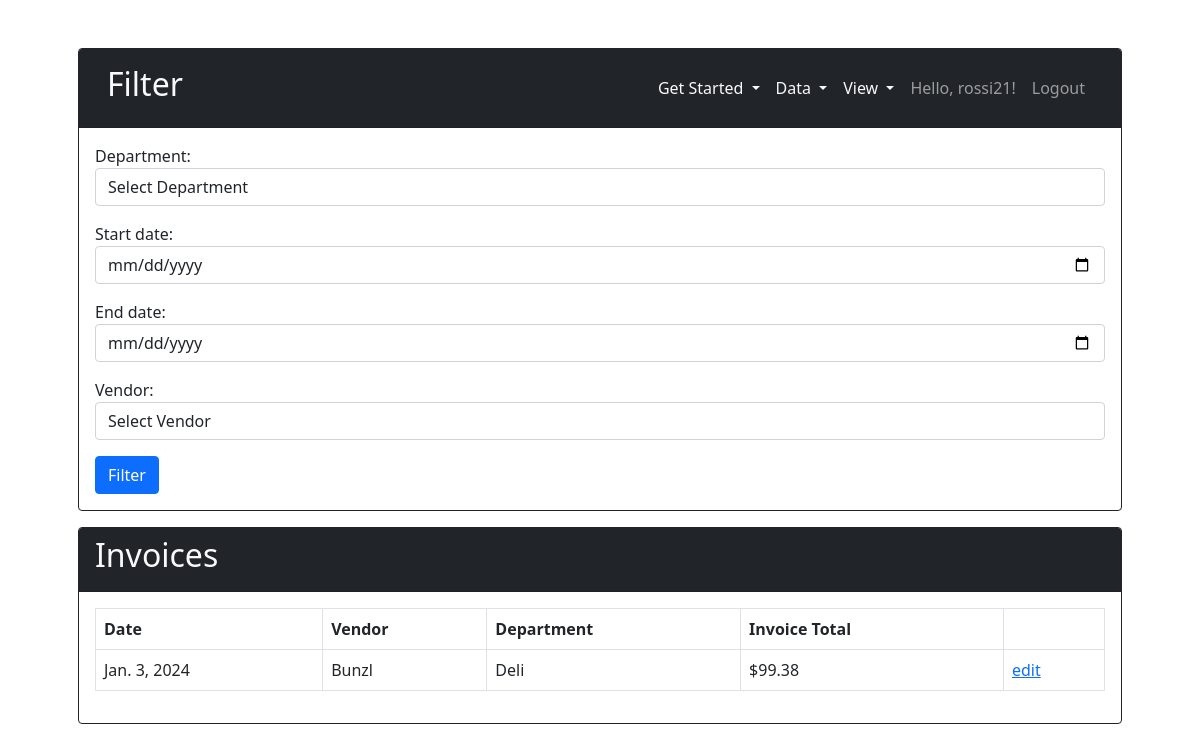
The page / (signed in) on the database as committed earlier.
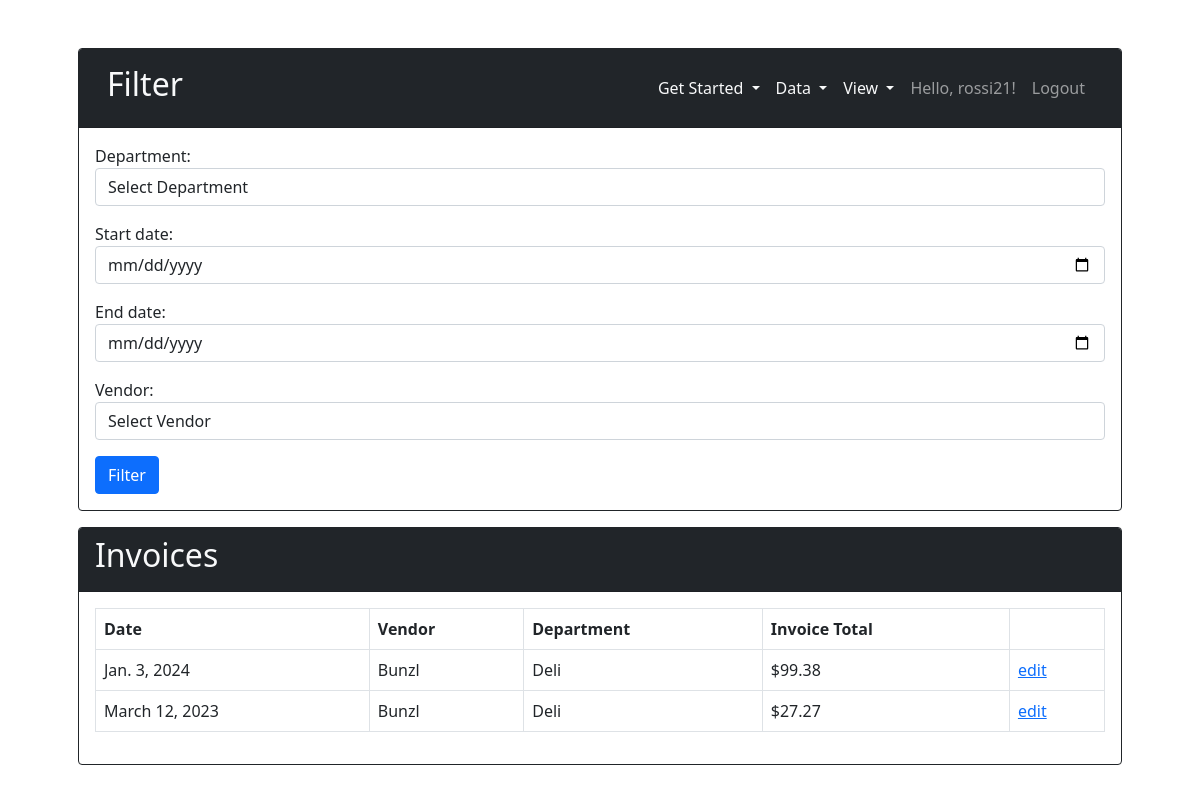
The same page on the database as committed later.
### invoice_app/models.py (models this page shows, shortened)
class Invoice(models.Model):
    user = models.ForeignKey(User, null=True, on_delete=models.CASCADE)
    vendor = models.ForeignKey(
        'Vendor', on_delete=models.CASCADE, null=True, blank=True)
    department = models.ForeignKey(
        'Department', on_delete=models.CASCADE, null=True, blank=True)
    total = models.FloatField()
    date = models.DateField()
    created_at = models.DateTimeField(auto_now_add=True)

class Vendor(models.Model):
    user = models.ForeignKey(User, null=True, on_delete=models.CASCADE)
    name = models.CharField(max_length=128)
    def __str__(self):
        return str(self.name)

class Department(models.Model):
    user = models.ForeignKey(User, null=True, on_delete=models.CASCADE)
    name = models.CharField(max_length=128)
    number = models.IntegerField()
    def __str__(self):
        return str(self.name)

### invoice_app/views.py (the view, shortened to what this page needs)
# urls.py: path('', views.home, name="home"),
@login_required
def home(request):
    departments = Department.objects.filter(user=request.user)
    invoices = Invoice.objects.filter(user=request.user)
    form = InvoiceFilterForm()
    total_sum = 0
    context = {
        'invoices': invoices,
        'form': form,
        'total_sum': total_sum,
        'departments': departments,
    }
    return render(request, 'index.html', context)

### invoice_app/forms.py
class InvoiceFilterForm(forms.Form):
    department = forms.ModelChoiceField(queryset=Department.objects.all(
    ), required=False, label='Department', empty_label='Select Department')
    date_start = forms.DateField(required=False, label='Start date', widget=forms.DateInput(
        attrs={'type': 'date', 'class': 'form-control'}))
    date_end = forms.DateField(required=False, label='End date', widget=forms.DateInput(
        attrs={'type': 'date', 'class': 'form-control'}))
    vendor_name = forms.ModelChoiceField(queryset=Vendor.objects.all(
    ), required=False, label='Vendor', empty_label="Select Vendor")
    def __init__(self, *args, **kwargs):
        super().__init__(*args, **kwargs)
        self.fields['department'].widget.attrs.update(
            {'class': 'form-control'})
        self.fields['vendor_name'].widget.attrs.update(
            {'class': 'form-control'})
        self.fields['date_start'].widget.attrs.update(
            {'class': 'form-control'})
        self.fields['date_end'].widget.attrs.update(
            {'class': 'form-control'})

### invoice_app/templates/index.html (shortened to what this page needs)
{% extends 'main.html' %}
{% block content %}
<div class="container p-5">
    <div class="card border border-dark">
        <div class="card-header bg-dark">
            {% include 'navbar.html' %}
        </div>
        <div class="card-body">
            <form method="post" action="{% url 'home' %}">
                {{ form.as_p }}
                <button class="btn btn-primary" type="submit">Filter</button>
            </form>
        </div>
    </div>
    <div class="card border border-dark mt-3">
        <div class="card-header bg-dark d-flex justify-content-between align-items-center">
            <h2 class="text-light">Invoices</h2>
        </div>
        <div class="card-body">
            {% if invoices %}
                <table id="invoiceTable" class="table table-bordered">
                    <thead>
                        <tr>
                            <th>Date</th>
                            <th>Vendor</th>
                            <th>Department</th>
                            <th>Invoice Total</th>
                            <th></th>
                        </tr>
                    </thead>
                    <tbody>
                        {% for invoice in invoices %}
                            <tr>
                                <td>{{ invoice.date }}</td>
                                <td>{{ invoice.vendor }}</td>
                                <td>{{ invoice.department }}</td>
                                <td>${{ invoice.total }}</td>
                                <td><a href="{% url 'update-invoice' invoice.id %}">edit</a></td>
                            </tr>
                        {% endfor %}
                    </tbody>
                </table>
            {% else %}
                <p>No invoices match the selected criteria.</p>
            {% endif %}
        </div>
    </div>
</div>
{% endblock %}

### invoice_app/templates/main.html (shortened to what this page needs)
<!DOCTYPE html>
<html lang="en">
<head>
    {% load static %}
    <link href="https://cdn.jsdelivr.net/npm/bootstrap@5.0.0/dist/css/bootstrap.min.css" rel="stylesheet" >
</head>
<body >
    {% block content %}
    {% endblock %}
</body>
</html>

### invoice_app/templates/navbar.html (shortened to what this page needs)
<nav class="navbar navbar-dark bg-dark navbar-expand-lg">
    <div class="container-fluid">
        <h2><a class="text-decoration-none text-light" href="{% url 'home' %}">Filter</a></h2>
        <div class="collapse navbar-collapse" id="navbarNavDropdown">
            <ul class="navbar-nav ms-auto">
                <li class="nav-item dropdown">
                    <a class="nav-link dropdown-toggle text-light" href="#" role="button" data-bs-toggle="dropdown" aria-expanded="false">
                        Get Started
                    </a>
                </li>
                <li class="nav-item dropdown">
                    <a class="nav-link dropdown-toggle text-light" href="#" role="button" data-bs-toggle="dropdown" aria-expanded="false">
                        Data
                    </a>
                </li>
                <li class="nav-item dropdown">
                    <a class="nav-link dropdown-toggle text-light" href="#" role="button" data-bs-toggle="dropdown" aria-expanded="false">
                        View
                    </a>
                </li>
                <li class="nav-item">
                    <a class="nav-link" href="{% url 'view-user' request.user.id %}" >Hello, {{request.user}}!</a>
                </li>
                <li class="nav-item">
                    <a class="nav-link" href="{% url 'logoutUser' %}">Logout</a>
                </li>
            </ul>
        </div>
    </div>
</nav>

Rows that differ between the two databases and show on the page:
added Invoice: date "March 12, 2023", vendor "Bunzl", department "Deli", total "27.27"
